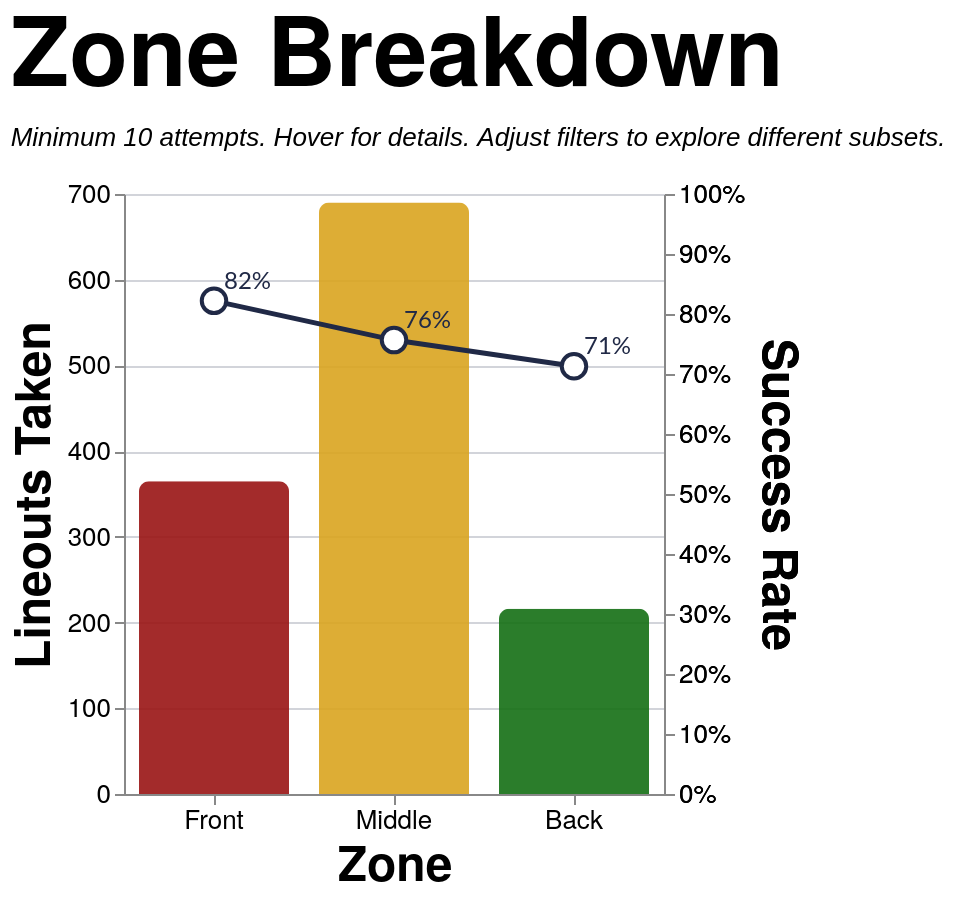

The specification (Vega-Lite) saved for this image:
### Vega-Lite specification from a JSON file in a GitHub repository (floating-point values rounded to 4 significant figures; data arrays with more than 128 entries replaced by an {"elided": "..."} marker saying what was removed)
{"config": {"axis": {"labelFont": "PT Sans Narrow, Helvetica Neue, Helvetica, Arial, sans-serif", "titleFont": "PT Sans Narrow, Helvetica Neue, Helvetica, Arial, sans-serif", "labelFontSize": 13, "titleFontSize": 24, "gridColor": "#202947", "gridOpacity": 0.2, "zindex": 1}, "text": {"font": "Lato, sans-serif"}, "bar": {"cornerRadiusEnd": 5}, "header": {"labelFont": "PT Sans Narrow, Helvetica Neue, Helvetica, Arial, sans-serif", "titleFont": "PT Sans Narrow, Helvetica Neue, Helvetica, Arial, sans-serif", "labelFontSize": 24, "titleFontSize": 28, "labelFontWeight": "bold", "orient": "left"}, "legend": {"labelFont": "PT Sans Narrow, Helvetica Neue, Helvetica, Arial, sans-serif", "titleFont": "PT Sans Narrow, Helvetica Neue, Helvetica, Arial, sans-serif", "labelFontSize": 14, "titleFontSize": 16, "titlePadding": 5, "fillColor": "white", "strokeColor": "black", "padding": 10, "titleFontWeight": "lighter", "titleFontStyle": "italic", "titleColor": "gray", "offset": 10}, "title": {"font": "PT Sans Narrow, Helvetica Neue, Helvetica, Arial, sans-serif", "fontSize": 48, "fontWeight": "bold", "anchor": "start", "align": "center", "titlePadding": 20, "subtitlePadding": 10, "subtitleFontSize": 13, "subtitleColor": "", "subtitleFontStyle": "italic", "offset": 15, "color": "black"}, "axisX": {"labelAngle": 0}, "facet": {"title": null, "header": null, "align": {"row": "each", "column": "each"}}, "resolve": {"scale": {"y": "independent", "facet": "independent"}}, "background": "transparent", "scale": {"offsetBandPaddingOuter": 0.2, "offsetBandPaddingInner": 0.1}, "view": {"stroke": null, "background": "transparent"}}, "layer": [{"mark": {"type": "bar", "opacity": 0.9, "size": 75}, "encoding": {"color": {"field": "area", "legend": null, "scale": {"domain": ["Front", "Middle", "Back"], "range": ["#991515", "goldenrod", "#146f14"]}, "type": "nominal"}, "stroke": {"value": "transparent"}, "tooltip": [{"field": "area", "title": "Zone", "type": "nominal"}, {"field": "attempts", "format": ",.0f", "title": "Attempts", "type": "quantitative"}, {"field": "won", "format": ",.0f", "title": "Won", "type": "quantitative"}, {"field": "success_rate", "format": ".1%", "title": "Success Rate", "type": "quantitative"}], "x": {"axis": {"labelAngle": 0}, "field": "area", "sort": ["Front", "Middle", "Back"], "title": "Zone", "type": "nominal"}, "y": {"field": "attempts", "title": "Lineouts Taken", "type": "quantitative"}}, "transform": [{"filter": "(loSquad == 'All' || datum.squad == loSquad) && (loSeason == 'All' || datum.season == loSeason) && (loGameType == 'All' || (loGameType == 'League + Cup' && (datum.game_type == 'League' || datum.game_type == 'Cup')) || (loGameType == 'League only' && datum.game_type == 'League') || datum.game_type == loGameType) && (loThrower == 'All' || datum.thrower == loThrower) && (loJumper == 'All' || datum.jumper == loJumper) && (loArea == 'All' || datum.area == loArea) && (loNumbers == 'All' || datum.numbers == loNumbers)"}, {"aggregate": [{"op": "count", "as": "attempts"}, {"op": "sum", "field": "won", "as": "won"}], "groupby": ["area"]}, {"filter": "datum.attempts >= 10"}, {"calculate": "datum.won / datum.attempts", "as": "success_rate"}]}, {"mark": {"type": "line", "point": {"fill": "white", "filled": false, "size": 150, "stroke": "#202946"}, "stroke": "#202946", "strokeWidth": 2.5}, "encoding": {"tooltip": [{"field": "area", "title": "Zone", "type": "nominal"}, {"field": "attempts", "format": ",.0f", "title": "Attempts", "type": "quantitative"}, {"field": "won", "format": ",.0f", "title": "Won", "type": "quantitative"}, {"field": "success_rate", "format": ".1%", "title": "Success Rate", "type": "quantitative"}], "x": {"axis": {"labelAngle": 0}, "field": "area", "sort": ["Front", "Middle", "Back"], "title": "Zone", "type": "nominal"}, "y": {"axis": {"format": "%", "orient": "right"}, "field": "success_rate", "scale": {"domain": [0, 1]}, "title": "Success Rate", "type": "quantitative"}}, "transform": [{"filter": "(loSquad == 'All' || datum.squad == loSquad) && (loSeason == 'All' || datum.season == loSeason) && (loGameType == 'All' || (loGameType == 'League + Cup' && (datum.game_type == 'League' || datum.game_type == 'Cup')) || (loGameType == 'League only' && datum.game_type == 'League') || datum.game_type == loGameType) && (loThrower == 'All' || datum.thrower == loThrower) && (loJumper == 'All' || datum.jumper == loJumper) && (loArea == 'All' || datum.area == loArea) && (loNumbers == 'All' || datum.numbers == loNumbers)"}, {"aggregate": [{"op": "count", "as": "attempts"}, {"op": "sum", "field": "won", "as": "won"}], "groupby": ["area"]}, {"filter": "datum.attempts >= 10"}, {"calculate": "datum.won / datum.attempts", "as": "success_rate"}]}, {"mark": {"type": "text", "align": "left", "baseline": "middle", "color": "#202946", "dx": 5, "dy": -10, "fontSize": 12}, "encoding": {"text": {"field": "success_rate", "format": ".0%", "type": "quantitative"}, "x": {"axis": {"labelAngle": 0}, "field": "area", "sort": ["Front", "Middle", "Back"], "title": "Zone", "type": "nominal"}, "y": {"axis": {"format": "%", "orient": "right"}, "field": "success_rate", "scale": {"domain": [0, 1]}, "title": "Success Rate", "type": "quantitative"}}, "transform": [{"filter": "(loSquad == 'All' || datum.squad == loSquad) && (loSeason == 'All' || datum.season == loSeason) && (loGameType == 'All' || (loGameType == 'League + Cup' && (datum.game_type == 'League' || datum.game_type == 'Cup')) || (loGameType == 'League only' && datum.game_type == 'League') || datum.game_type == loGameType) && (loThrower == 'All' || datum.thrower == loThrower) && (loJumper == 'All' || datum.jumper == loJumper) && (loArea == 'All' || datum.area == loArea) && (loNumbers == 'All' || datum.numbers == loNumbers)"}, {"aggregate": [{"op": "count", "as": "attempts"}, {"op": "sum", "field": "won", "as": "won"}], "groupby": ["area"]}, {"filter": "datum.attempts >= 10"}, {"calculate": "datum.won / datum.attempts", "as": "success_rate"}]}], "data": {"name": "data-15e79532cff8ae58bb045c3a34749407"}, "height": 300, "params": [{"name": "loSquad", "value": "All"}, {"name": "loSeason", "value": "All"}, {"name": "loGameType", "value": "All"}, {"name": "loThrower", "value": "All"}, {"name": "loJumper", "value": "All"}, {"name": "loArea", "value": "All"}, {"name": "loNumbers", "value": "All"}], "resolve": {"scale": {"y": "independent"}}, "title": {"text": "Zone Breakdown", "subtitle": "Minimum 10 attempts. Hover for details. Adjust filters to explore different subsets."}, "width": {"step": 90}, "$schema": "https://vega.github.io/schema/vega-lite/v5.20.1.json", "datasets": {"data-15e79532cff8ae58bb045c3a34749407": {"elided": "1274 records"}}}
